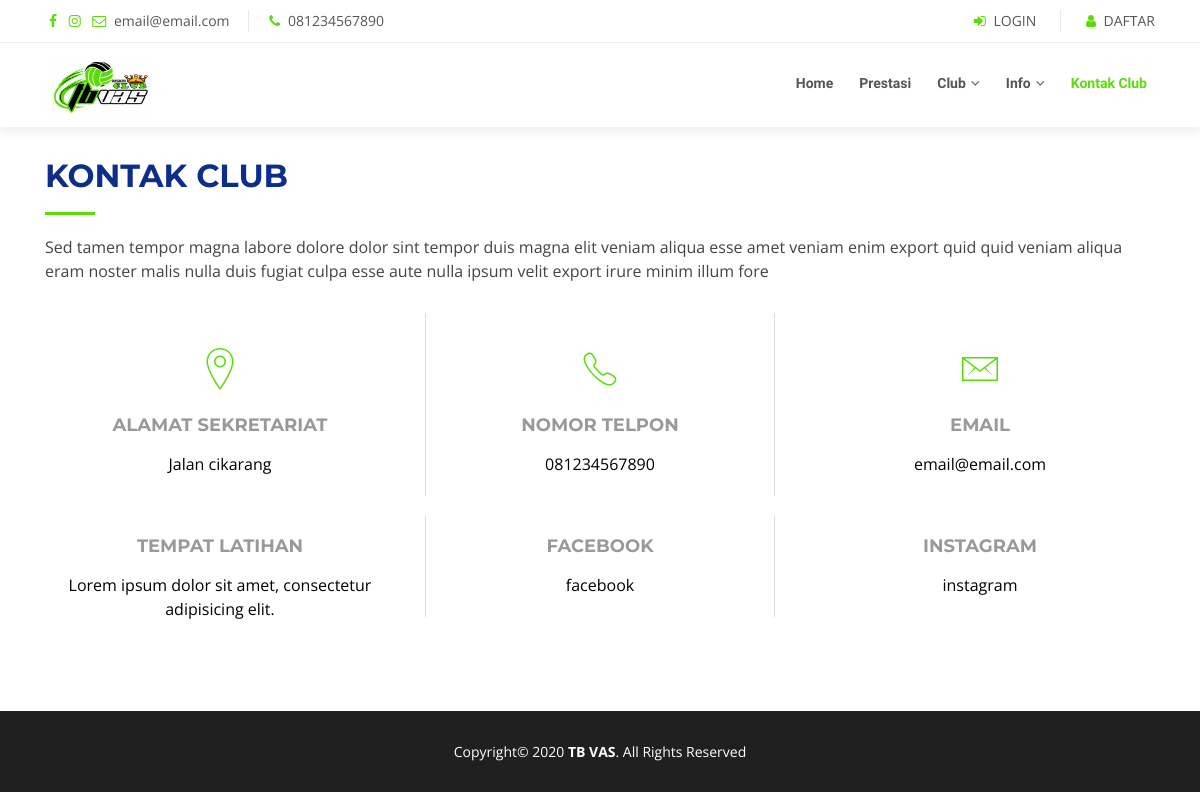
The app's page /index.php/kontak with its own data.
### tables this page shows
CREATE TABLE `tb_kontak` (
  `id` int(11) NOT NULL,
  `alamat` text NOT NULL,
  `email` varchar(50) NOT NULL,
  `facebook` varchar(50) NOT NULL,
  `instagram` varchar(50) NOT NULL,
  `no_telp` varchar(13) NOT NULL,
  `tmp_latihan` text NOT NULL
);

CREATE TABLE `tb_club` (
  `id` int(11) NOT NULL,
  `nama` varchar(50) NOT NULL,
  `sejarah` text NOT NULL,
  `arti_logo` text NOT NULL,
  `gambar` varchar(255) DEFAULT NULL,
  `slug` varchar(50) NOT NULL
);

### application/controllers/Kontak.php (called while the page is built, shortened)
<?php
class Kontak extends CI_Controller {
	public function index()
	{
		$data['title']='Kontak Club';
		$data['kon'] = $this->DButama->GetDB('tb_kontak')->row();
		$this->load->view('utama/temp-header',$data);
		$this->load->view('utama/v_kontak-club');
		$this->load->view('utama/temp-footer');
	}
}

### index.php (called while the page is built, shortened)
<?php
require_once BASEPATH.'core/CodeIgniter.php';

### application/models/M_utama.php (called while the page is built, shortened)
<?php
class M_utama extends CI_Model {
	public function GetDB($table='')
	{
		return $this->db->get($table);
	}
}

### application/views/utama/v_kontak-club.php (the view, shortened to what this page needs)
<section id="contact" class="wow fadeInUp">
  <div class="container">
    <div class="section-header">
      <h2>Kontak Club</h2>
      <p>Sed tamen tempor magna labore dolore dolor sint tempor duis magna elit veniam aliqua esse amet veniam enim export quid quid veniam aliqua eram noster malis nulla duis fugiat culpa esse aute nulla ipsum velit export irure minim illum fore</p>
    </div>
    <div class="row contact-info">
      <div class="col-md-4">
        <div class="contact-address">
          <i class="ion-ios-location-outline"></i>
          <h3>Alamat Sekretariat</h3>
          <address><?= $kon->alamat ?></address>
        </div>
      </div>
      <div class="col-md-4">
        <div class="contact-phone">
          <i class="ion-ios-telephone-outline"></i>
          <h3>Nomor Telpon</h3>
          <p><a href="tel:<?= $kon->no_telp ?>"><?= $kon->no_telp ?></a></p>
        </div>
      </div>
      <div class="col-md-4">
        <div class="contact-email">
          <i class="ion-ios-email-outline"></i>
          <h3>Email</h3>
          <p><a href="mailto:<?= $kon->email ?>"><?= $kon->email ?></a></p>
        </div>
      </div>
      <div class="col-md-4">
        <div class="contact-address">
          <h3>Tempat Latihan</h3>
          <address><?= $kon->tmp_latihan ?></address>
        </div>
      </div>
      <div class="col-md-4">
        <div class="contact-phone">
          <h3>Facebook</h3>
          <p><a href="https://facebook.com/<?= $kon->facebook ?>"><?= $kon->facebook ?></a></p>
        </div>
      </div>
      <div class="col-md-4">
        <div class="contact-email">
          <h3>Instagram</h3>
          <p><a href="https://instagram.com/<?= $kon->instagram ?>"><?= $kon->instagram ?></a></p>
        </div>
      </div>
    </div>
  </div>
</section>

### application/views/utama/temp-header.php (shortened to what this page needs)
<!DOCTYPE html>
<html lang="en">
<head>
  <link href="<?= base_url('assets/front-end/') ?>lib/bootstrap/css/bootstrap.min.css" rel="stylesheet">
  <link href="<?= base_url('assets/front-end/') ?>lib/font-awesome/css/font-awesome.min.css" rel="stylesheet">
  <link href="<?= base_url('assets/front-end/') ?>lib/animate/animate.min.css" rel="stylesheet">
  <link href="<?= base_url('assets/front-end/') ?>lib/ionicons/css/ionicons.min.css" rel="stylesheet">
  <link href="<?= base_url('assets/front-end/') ?>lib/owlcarousel/assets/owl.carousel.min.css" rel="stylesheet">
  <link href="<?= base_url('assets/front-end/') ?>lib/magnific-popup/magnific-popup.css" rel="stylesheet">
  <link href="<?= base_url('assets/front-end/') ?>lib/ionicons/css/ionicons.min.css" rel="stylesheet">
  <link href="<?= base_url('assets/front-end/') ?>css/style.css" rel="stylesheet">
</head>
<?php $kon = $this->DButama->GetDB('tb_kontak')->row(); ?>
<?php $ten = $this->DButama->GetDB('tb_club')->row(); ?>
<body id="body">
  <section id="topbar" class="d-none d-lg-block">
    <div class="container clearfix">
      <div class="contact-info float-left">
      	<a href="<?= $kon->facebook ?>" class="facebook"><i class="fa fa-facebook"></i></a>
        <a href="<?= $kon->instagram ?>" class="instagram"><i class="fa fa-instagram"></i></a>
        <i class="fa fa-envelope-o"></i> <a href="mailto:<?= $kon->email ?>"><?= $kon->email ?></a>
        <i class="fa fa-phone"></i> <a href="tel:<?= $kon->no_telp ?>"><?= $kon->no_telp ?></a>
      </div>
      <div class="contact-info float-right">
        <?php if ($this->session->userdata('user_logged_in') == 'Sudah_Loggin') {
            ?>
            <div class="dropdown active">
                <a href="#" class="dropdown-toggle" data-toggle="dropdown"><i class="fa fa-user"></i><strong> <?php echo $this->session->userdata('nama');  ?></strong> <b class="caret"></b></a>
                <ul class="dropdown-menu" style="width: 100px;padding: 15px; font-size: 1em">
                    <li><a href="<?php echo site_url('akun/i/'.$this->session->userdata('id')); ?>"><i class="fa fa-user"></i> Akun</a>
                    </li>
                    <li style="margin-top: 10px;"><a href="<?php echo site_url('logout'); ?>"><i class="fa fa-sign-in"></i> Logout</a>
                    </li>
                </ul>
            </div>
            <?php
        }else{ ?>
        <a href="javascript:void(0)" onclick="login()"><span class="text-uppercase"><i class=" fa fa-sign-in"></i> <span class="text-uppercase">Login</span></a>
        <a href="<?= site_url('daftar') ?>"><span class="text-uppercase"><i class=" fa fa-user" style="padding-left: 25px;margin-left: 20px;border-left: 1px solid #e9e9e9;"></i> Daftar</span></a>
        <?php } ?>
      </div>
    </div>
  </section>
  <header id="header">
    <div class="container">
      <div id="logo" class="pull-left">
         <a href="<?= site_url() ?>"><img src="<?= base_url('assets/assets/img/logo/'.$ten->gambar) ?>" alt="" title="" style="width:110px;margin-top: -10px" /></a>
      </div>
      <nav id="nav-menu-container">
        <ul class="nav-menu">
          <li class="home"><a href="<?= site_url() ?>">Home</a></li>
          <li class="prestasi"><a href="<?= site_url('prestasi-club') ?>">Prestasi</a></li>
          <li class="club menu-has-children"><a href="javascript:void(0)">Club</a>
          </li>
          <li class="info menu-has-children"><a href="javascript:void(0">Info</a>
          </li>
          <li class="kontak"><a href="<?= site_url('kontak') ?>">Kontak Club</a></li>
        </ul>
      </nav>
    </div>
  </header>

### application/views/utama/temp-footer.php (shortened to what this page needs)
  <?php $ten = $this->DButama->GetDB('tb_club')->row(); ?>
  <footer id="footer">
    <div class="container">
      <div class="copyright">
        Copyright&copy; 2020 <strong><?= $ten->nama ?></strong>. All Rights Reserved
      </div>
    </div>
  </footer>
</body>
</html>

### assets/front-end/css/style.css (style rules this page uses)
body { background: #fff; color: #444; font-family: "Open Sans", sans-serif; }
a { color: #5adc0a; transition: 0.5s; }
p { padding: 0; margin: 0 0 30px 0; }
h1, h2, h3, h4, h5, h6 { font-family: "Montserrat", sans-serif; font-weight: 400; margin: 0 0 20px 0; padding: 0; }
#topbar { background: #fff; padding: 10px 0; border-bottom: 1px solid #eee; font-size: 14px; }
#topbar .contact-info a { line-height: 1; color: #555; }
#topbar .contact-info i { color: #5adc0a; padding: 4px; }
#topbar .contact-info .fa-phone { padding-left: 20px; margin-left: 15px; border-left: 1px solid #e9e9e9; }
#header { padding: 20px 0; height: 84px; transition: all 0.5s; z-index: 997; background: #fff; box-shadow: 0px 6px 9px 0px rgba(0, 0, 0, 0.06); }
#header #logo img { padding: 0; margin: 0; }
.nav-menu, .nav-menu * { margin: 0; padding: 0; list-style: none; }
.nav-menu li { position: relative; white-space: nowrap; }
.nav-menu > li { float: left; }
.sf-arrows .sf-with-ul { padding-right: 22px; }
.sf-arrows .sf-with-ul:after { content: "\f107"; position: absolute; right: 8px; font-family: FontAwesome; font-style: normal; font-weight: normal; }
#nav-menu-container { float: right; margin: 0; }
.nav-menu a { padding: 10px 8px; text-decoration: none; display: inline-block; color: #555; font-family: "Raleway", sans-serif; font-weight: 700; font-size: 14px; outline: none; }
.nav-menu li:hover > a, .nav-menu .menu-active > a { color: #5adc0a; }
.nav-menu > li { margin-left: 10px; }
#mobile-nav { position: fixed; top: 0; padding-top: 18px; bottom: 0; z-index: 998; background: rgba(52, 59, 64, 0.9); left: -260px; width: 260px; overflow-y: auto; transition: 0.4s; }
#mobile-nav ul { padding: 0; margin: 0; list-style: none; }
#mobile-nav ul li { position: relative; }
#mobile-nav ul li a { color: #fff; font-size: 16px; overflow: hidden; padding: 10px 22px 10px 15px; position: relative; text-decoration: none; width: 100%; display: block; outline: none; }
.section-header { margin-bottom: 30px; }
.section-header h2 { font-size: 32px; color: #0c2e8a; text-transform: uppercase; font-weight: 700; position: relative; padding-bottom: 20px; }
.section-header h2::before { content: ''; position: absolute; display: block; width: 50px; height: 3px; background: #5adc0a; bottom: 0; left: 0; }
.section-header p { padding: 0; margin: 0; }
#contact { padding: 30px 0; }
#contact .contact-info { margin-bottom: 20px; text-align: center; }
#contact .contact-info i { font-size: 48px; display: inline-block; margin-bottom: 10px; color: #5adc0a; }
#contact .contact-info address, #contact .contact-info p { margin-bottom: 0; color: #000; }
#contact .contact-info h3 { font-size: 18px; margin-bottom: 15px; font-weight: bold; text-transform: uppercase; color: #999; }
#contact .contact-info a { color: #000; }
#contact .contact-address, #contact .contact-phone, #contact .contact-email { margin-bottom: 20px; }
#footer { background: #202020; padding: 0 0 30px 0; font-size: 14px; color: #fff }
#footer .copyright { text-align: center; padding-top: 30px; }
@media (min-width: 768px) { #contact .contact-address, #contact .contact-phone, #contact .contact-email { padding: 20px 0; } }
@media (min-width: 768px) { #contact .contact-phone { border-left: 1px solid #ddd; border-right: 1px solid #ddd; } }

### records on screen
tb_kontak: email "email@email.com", no_telp "081234567890", alamat "Jalan cikarang", tmp_latihan "Lorem ipsum dolor sit amet, consectetur adipisicing elit.", facebook "facebook", instagram "instagram"
tb_club: gambar (picture), nama "TB VAS"
